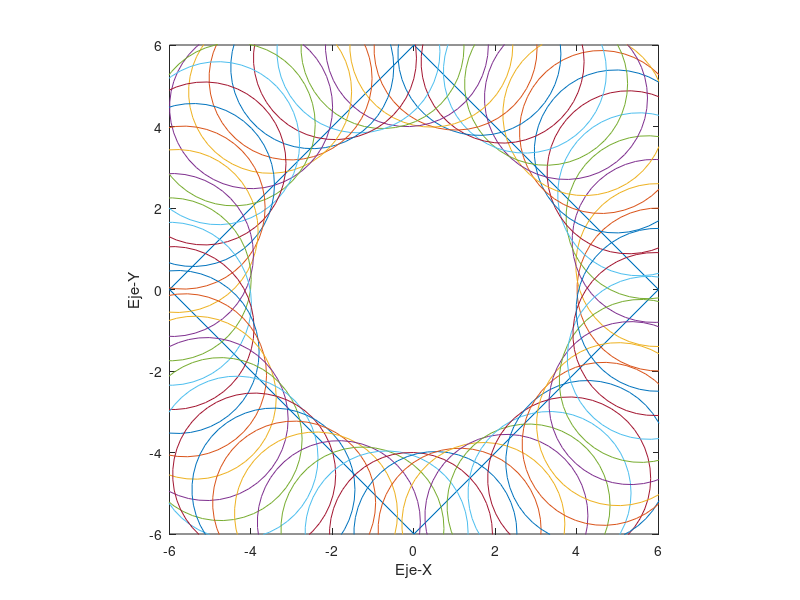

Source code (MATLAB):
% Define el radio del círculo y el número de puntos en la circunferencia
clear
clc
close all
a = 6;
b = 6;
r = 2;
n = 50;

% Crea el vector de puntos en la circunferencia del círculo
t = linspace(0, 2*pi, n);
xc = r * cos(t);
yc = r * sin(t);

% Define los vértices del rombo
x1 = 0;
y1 = b;
x2 = a;
y2 = 0;
x3 = 0;
y3 = -b;
x4 = -a;
y4 = 0;

% Dibuja el rombo
plot([x1 x2 x3 x4 x1], [y1 y2 y3 y4 y1], '-');

hold on;
xlabel('Eje-X')
ylabel('Eje-Y')
% Gira el círculo alrededor del perímetro del rombo
for t = 0:0.1:2*pi
    x = a * cos(t);
    y = b * sin(t);
    plot(x + xc, y + yc, '-');
    axis([-a a -b b]);
    axis equal;
    pause(0.01);
end

